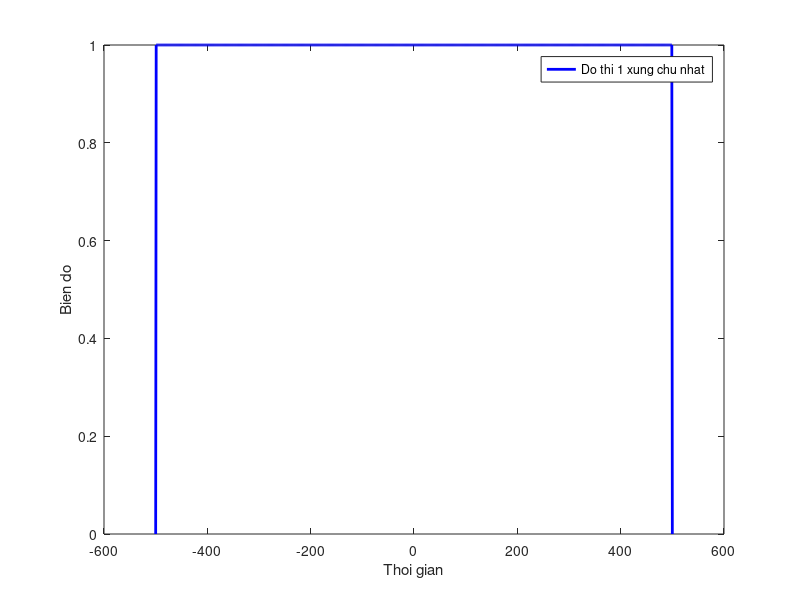

Write the MATLAB code that produced this figure.
clear all;
close all;
clc;
T=1000;
t=-T/2:T/999:T/2;
A=zeros(size(t));
A(t>-T/2&t<T/2)=1;
plot(t,A,'b','Linewidth',2);
xlabel('Thoi gian');
ylabel('Bien do');
legend('Do thi 1 xung chu nhat ');
